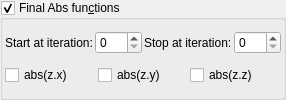
    <widget class="MyGroupBox" name="groupCheck_transf_function_enabledP_false">
     <property name="title">
      <string>Final Abs fun&amp;ctions</string>
     </property>
     <property name="checkable">
      <bool>true</bool>
     </property>
     <layout class="QVBoxLayout" name="verticalLayout_12" stretch="0,0">
      <property name="spacing">
       <number>2</number>
      </property>
      <property name="leftMargin">
       <number>2</number>
      </property>
      <property name="topMargin">
       <number>2</number>
      </property>
      <property name="rightMargin">
       <number>2</number>
      </property>
      <property name="bottomMargin">
       <number>2</number>
      </property>
      <item>
       <layout class="QGridLayout" name="gridLayout_67">
        <property name="spacing">
         <number>2</number>
        </property>
        <item row="1" column="2">
         <widget class="QLabel" name="label_254">
          <property name="text">
           <string>Stop at iteration:</string>
          </property>
         </widget>
        </item>
        <item row="1" column="3">
         <widget class="MySpinBox" name="spinboxInt_transf_stop_iterations_H">
          <property name="sizePolicy">
           <sizepolicy hsizetype="Minimum" vsizetype="Maximum">
            <horstretch>0</horstretch>
            <verstretch>0</verstretch>
           </sizepolicy>
          </property>
          <property name="maximum">
           <number>999</number>
          </property>
         </widget>
        </item>
        <item row="1" column="1">
         <widget class="MySpinBox" name="spinboxInt_transf_start_iterations_H">
          <property name="sizePolicy">
           <sizepolicy hsizetype="Minimum" vsizetype="Maximum">
            <horstretch>0</horstretch>
            <verstretch>0</verstretch>
           </sizepolicy>
          </property>
          <property name="maximum">
           <number>999</number>
          </property>
         </widget>
        </item>
        <item row="1" column="0">
         <widget class="QLabel" name="label_258">
          <property name="text">
           <string>Start at iteration:</string>
          </property>
         </widget>
        </item>
       </layout>
      </item>
      <item>
       <layout class="QGridLayout" name="gridLayout_68" columnstretch="0,0,0,0">
        <property name="spacing">
         <number>2</number>
        </property>
        <item row="0" column="1">
         <widget class="MyCheckBox" name="checkBox_transf_function_enabledCx_false">
          <property name="text">
           <string notr="true">abs(z.x)</string>
          </property>
         </widget>
        </item>
        <item row="0" column="2">
         <widget class="MyCheckBox" name="checkBox_transf_function_enabledCy_false">
          <property name="text">
           <string notr="true">abs(z.y)</string>
          </property>
         </widget>
        </item>
        <item row="0" column="3">
         <widget class="MyCheckBox" name="checkBox_transf_function_enabledCz_false">
          <property name="text">
           <string notr="true">abs(z.z)</string>
          </property>
         </widget>
        </item>
       </layout>
      </item>
     </layout>
    </widget>
